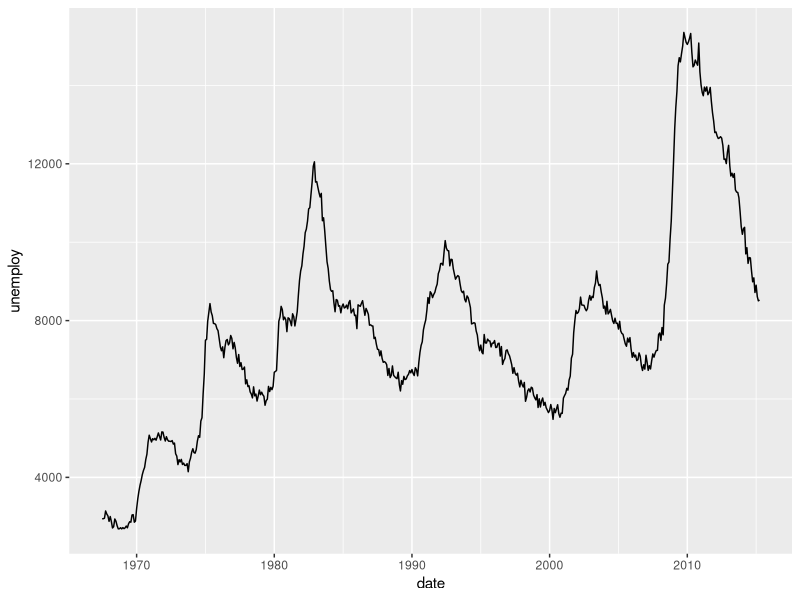
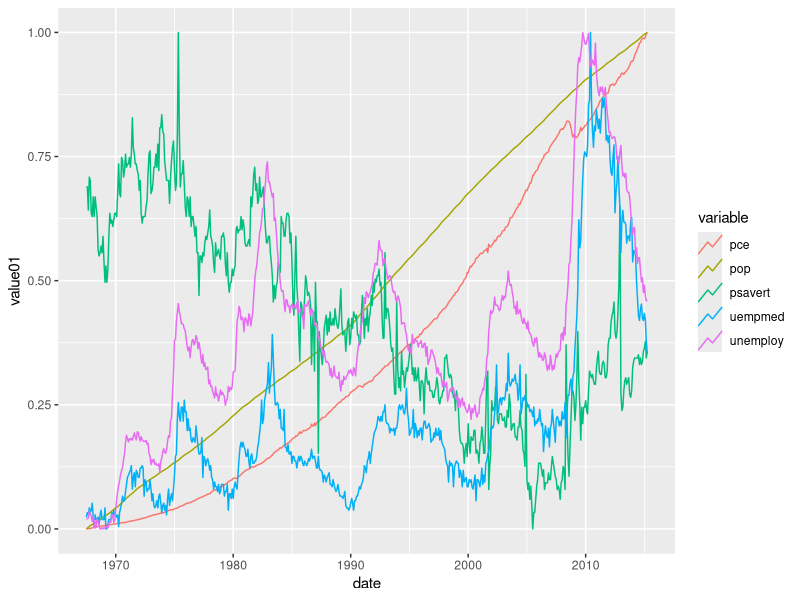
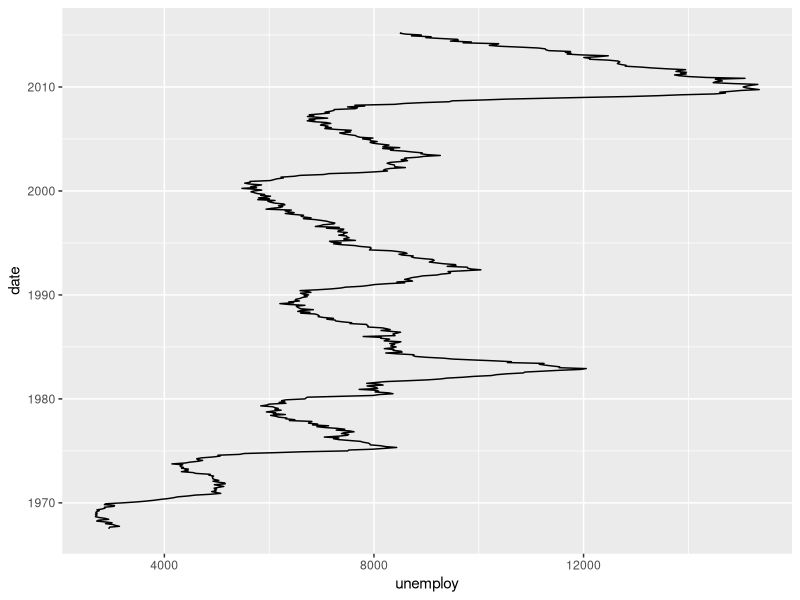
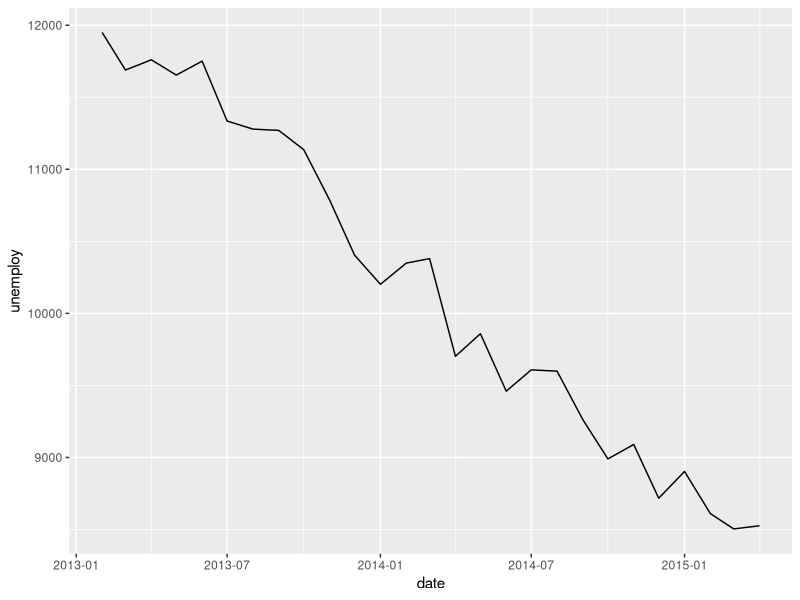
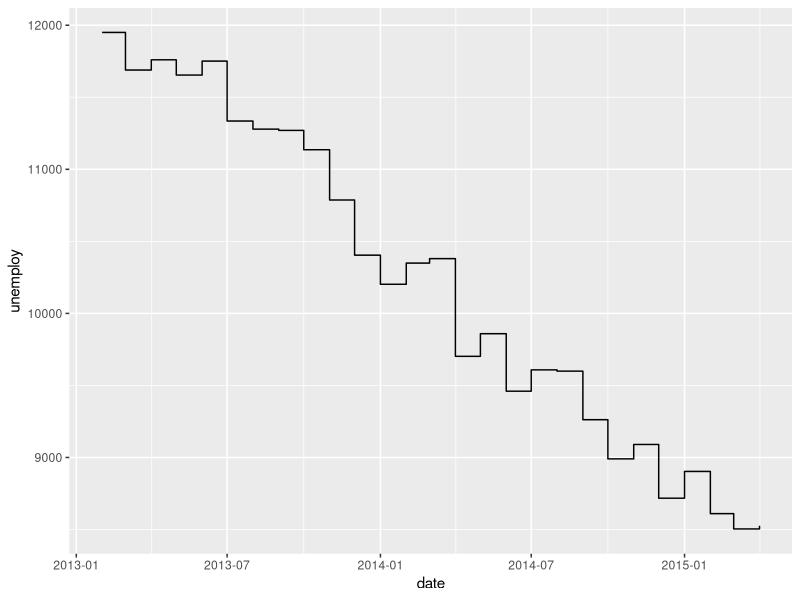
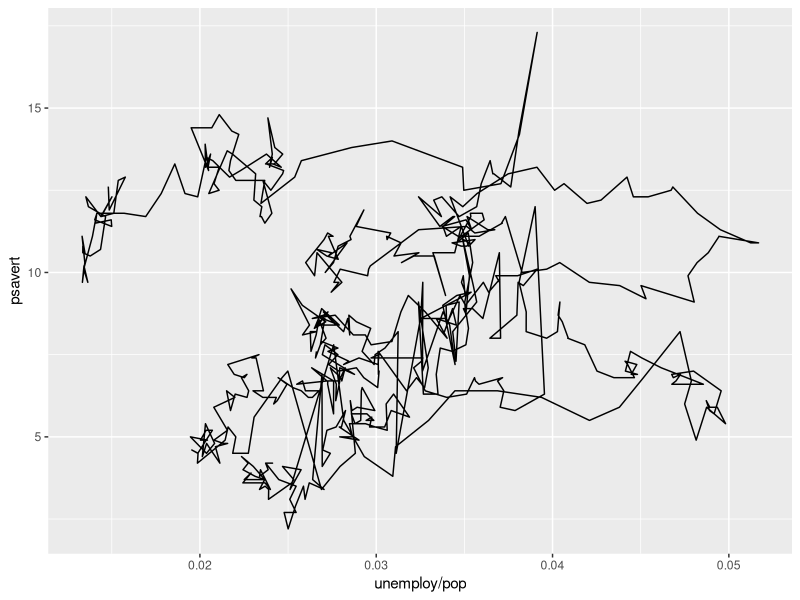
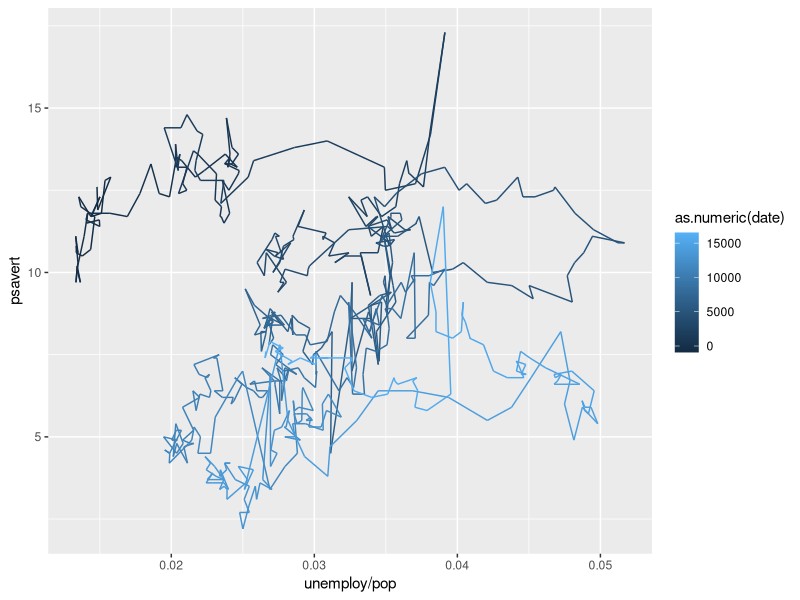
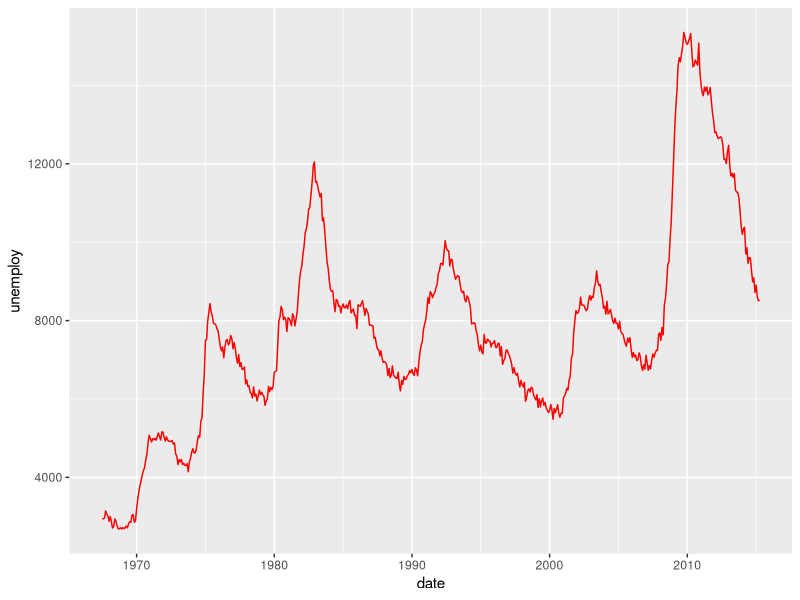

Reproduce these figures in R, in order.
# r2py crawler metadata
# package: ggplot2
# source_type: rd_example
# topic: geom_path.Rd
# source_file: C:\Users\bened\AppData\Local\R\win-library\4.5\ggplot2\help
# lines: 63

suppressPackageStartupMessages(library(ggplot2))
# geom_line() is suitable for time series
ggplot(economics, aes(date, unemploy)) + geom_line()
# separate by colour and use "timeseries" legend key glyph
ggplot(economics_long, aes(date, value01, colour = variable)) +
  geom_line(key_glyph = "timeseries")

# You can get a timeseries that run vertically by setting the orientation
ggplot(economics, aes(unemploy, date)) + geom_line(orientation = "y")

# geom_step() is useful when you want to highlight exactly when
# the y value changes
recent <- economics[economics$date > as.Date("2013-01-01"), ]
ggplot(recent, aes(date, unemploy)) + geom_line()
ggplot(recent, aes(date, unemploy)) + geom_step()

# geom_path lets you explore how two variables are related over time,
# e.g. unemployment and personal savings rate
m <- ggplot(economics, aes(unemploy/pop, psavert))
m + geom_path()
m + geom_path(aes(colour = as.numeric(date)))

# Changing parameters ----------------------------------------------
ggplot(economics, aes(date, unemploy)) +
  geom_line(colour = "red")

# Use the arrow parameter to add an arrow to the line
# See ?arrow for more details
c <- ggplot(economics, aes(x = date, y = pop))
c + geom_line(arrow = arrow())
c + geom_line(
  arrow = arrow(angle = 15, ends = "both", type = "closed")
)

# Control line join parameters
df <- data.frame(x = 1:3, y = c(4, 1, 9))
base <- ggplot(df, aes(x, y))
base + geom_path(linewidth = 10)
base + geom_path(linewidth = 10, lineend = "round")
base + geom_path(linewidth = 10, linejoin = "mitre", lineend = "butt")

# You can use NAs to break the line.
df <- data.frame(x = 1:5, y = c(1, 2, NA, 4, 5))
ggplot(df, aes(x, y)) + geom_point() + geom_line()


# Setting line type vs colour/size
# Line type needs to be applied to a line as a whole, so it can
# not be used with colour or size that vary across a line
x <- seq(0.01, .99, length.out = 100)
df <- data.frame(
  x = rep(x, 2),
  y = c(qlogis(x), 2 * qlogis(x)),
  group = rep(c("a","b"),
  each = 100)
)
p <- ggplot(df, aes(x=x, y=y, group=group))
# These work
p + geom_line(linetype = 2)
p + geom_line(aes(colour = group), linetype = 2)
p + geom_line(aes(colour = x))
# But this doesn't
should_stop(p + geom_line(aes(colour = x), linetype=2))
